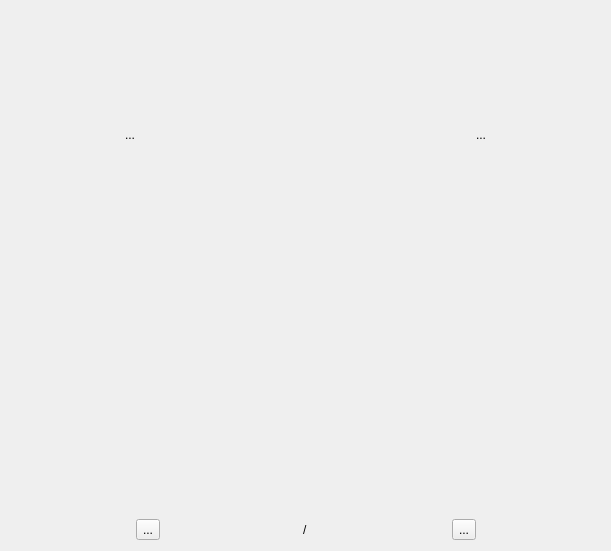
      <widget class="QWidget" name="tab_6">
       <attribute name="title">
        <string>Page</string>
       </attribute>
       <layout class="QHBoxLayout" name="horizontalLayout_6">
        <item>
         <layout class="QVBoxLayout" name="verticalLayout_6">
          <item>
           <spacer name="verticalSpacer_6">
            <property name="orientation">
             <enum>Qt::Vertical</enum>
            </property>
            <property name="sizeHint" stdset="0">
             <size>
              <width>20</width>
              <height>40</height>
             </size>
            </property>
           </spacer>
          </item>
          <item>
           <widget class="QLabel" name="check_descript">
            <property name="font">
             <font>
              <family>メイリオ</family>
              <pointsize>15</pointsize>
              <weight>75</weight>
              <bold>true</bold>
             </font>
            </property>
            <property name="layoutDirection">
             <enum>Qt::RightToLeft</enum>
            </property>
            <property name="text">
             <string/>
            </property>
            <property name="alignment">
             <set>Qt::AlignCenter</set>
            </property>
           </widget>
          </item>
          <item>
           <spacer name="verticalSpacer_11">
            <property name="orientation">
             <enum>Qt::Vertical</enum>
            </property>
            <property name="sizeHint" stdset="0">
             <size>
              <width>20</width>
              <height>40</height>
             </size>
            </property>
           </spacer>
          </item>
          <item>
           <layout class="QHBoxLayout" name="horizontalLayout_12">
            <item>
             <spacer name="horizontalSpacer_16">
              <property name="orientation">
               <enum>Qt::Horizontal</enum>
              </property>
              <property name="sizeHint" stdset="0">
               <size>
                <width>40</width>
                <height>20</height>
               </size>
              </property>
             </spacer>
            </item>
            <item>
             <widget class="QToolButton" name="prev">
              <property name="text">
               <string>...</string>
              </property>
              <property name="icon">
               <iconset resource="resource.qrc">
                <normaloff>:/icon/back_arrow_icon.png</normaloff>:/icon/back_arrow_icon.png</iconset>
              </property>
              <property name="iconSize">
               <size>
                <width>40</width>
                <height>40</height>
               </size>
              </property>
              <property name="autoRaise">
               <bool>true</bool>
              </property>
             </widget>
            </item>
            <item>
             <spacer name="horizontalSpacer_17">
              <property name="orientation">
               <enum>Qt::Horizontal</enum>
              </property>
              <property name="sizeHint" stdset="0">
               <size>
                <width>40</width>
                <height>20</height>
               </size>
              </property>
             </spacer>
            </item>
            <item>
             <spacer name="horizontalSpacer_21">
              <property name="orientation">
               <enum>Qt::Horizontal</enum>
              </property>
              <property name="sizeHint" stdset="0">
               <size>
                <width>40</width>
                <height>20</height>
               </size>
              </property>
             </spacer>
            </item>
            <item>
             <spacer name="horizontalSpacer_19">
              <property name="orientation">
               <enum>Qt::Horizontal</enum>
              </property>
              <property name="sizeHint" stdset="0">
               <size>
                <width>40</width>
                <height>20</height>
               </size>
              </property>
             </spacer>
            </item>
            <item>
             <widget class="QToolButton" name="next">
              <property name="text">
               <string>...</string>
              </property>
              <property name="icon">
               <iconset resource="resource.qrc">
                <normaloff>:/icon/forward_arrow_icon.png</normaloff>:/icon/forward_arrow_icon.png</iconset>
              </property>
              <property name="iconSize">
               <size>
                <width>40</width>
                <height>40</height>
               </size>
              </property>
              <property name="autoRaise">
               <bool>true</bool>
              </property>
             </widget>
            </item>
            <item>
             <spacer name="horizontalSpacer_18">
              <property name="orientation">
               <enum>Qt::Horizontal</enum>
              </property>
              <property name="sizeHint" stdset="0">
               <size>
                <width>40</width>
                <height>20</height>
               </size>
              </property>
             </spacer>
            </item>
           </layout>
          </item>
          <item>
           <spacer name="verticalSpacer_12">
            <property name="orientation">
             <enum>Qt::Vertical</enum>
            </property>
            <property name="sizeHint" stdset="0">
             <size>
              <width>20</width>
              <height>40</height>
             </size>
            </property>
           </spacer>
          </item>
          <item>
           <widget class="QLabel" name="checkLabel">
            <property name="sizePolicy">
             <sizepolicy hsizetype="Expanding" vsizetype="Expanding">
              <horstretch>0</horstretch>
              <verstretch>0</verstretch>
             </sizepolicy>
            </property>
            <property name="minimumSize">
             <size>
              <width>589</width>
              <height>282</height>
             </size>
            </property>
            <property name="text">
             <string/>
            </property>
            <property name="alignment">
             <set>Qt::AlignCenter</set>
            </property>
           </widget>
          </item>
          <item>
           <spacer name="verticalSpacer_13">
            <property name="orientation">
             <enum>Qt::Vertical</enum>
            </property>
            <property name="sizeHint" stdset="0">
             <size>
              <width>20</width>
              <height>40</height>
             </size>
            </property>
           </spacer>
          </item>
          <item>
           <layout class="QHBoxLayout" name="horizontalLayout_3">
            <item>
             <spacer name="horizontalSpacer_8">
              <property name="orientation">
               <enum>Qt::Horizontal</enum>
              </property>
              <property name="sizeHint" stdset="0">
               <size>
                <width>40</width>
                <height>20</height>
               </size>
              </property>
             </spacer>
            </item>
            <item>
             <widget class="QToolButton" name="ignore">
              <property name="text">
               <string>...</string>
              </property>
              <property name="icon">
               <iconset resource="resource.qrc">
                <normaloff>:/icon/vcsconflicting_93497.png</normaloff>:/icon/vcsconflicting_93497.png</iconset>
              </property>
              <property name="iconSize">
               <size>
                <width>40</width>
                <height>40</height>
               </size>
              </property>
             </widget>
            </item>
            <item>
             <spacer name="horizontalSpacer_20">
              <property name="orientation">
               <enum>Qt::Horizontal</enum>
              </property>
              <property name="sizeHint" stdset="0">
               <size>
                <width>40</width>
                <height>20</height>
               </size>
              </property>
             </spacer>
            </item>
            <item>
             <widget class="QLabel" name="numerator">
              <property name="text">
               <string/>
              </property>
             </widget>
            </item>
            <item>
             <widget class="QLabel" name="label_23">
              <property name="text">
               <string>/</string>
              </property>
             </widget>
            </item>
            <item>
             <widget class="QLabel" name="denominator">
              <property name="text">
               <string/>
              </property>
             </widget>
            </item>
            <item>
             <spacer name="horizontalSpacer_7">
              <property name="orientation">
               <enum>Qt::Horizontal</enum>
              </property>
              <property name="sizeHint" stdset="0">
               <size>
                <width>40</width>
                <height>20</height>
               </size>
              </property>
             </spacer>
            </item>
            <item>
             <widget class="QToolButton" name="apply">
              <property name="text">
               <string>...</string>
              </property>
              <property name="icon">
               <iconset resource="resource.qrc">
                <normaloff>:/icon/vcsnormal_93488.png</normaloff>:/icon/vcsnormal_93488.png</iconset>
              </property>
              <property name="iconSize">
               <size>
                <width>40</width>
                <height>40</height>
               </size>
              </property>
             </widget>
            </item>
            <item>
             <spacer name="horizontalSpacer_10">
              <property name="orientation">
               <enum>Qt::Horizontal</enum>
              </property>
              <property name="sizeHint" stdset="0">
               <size>
                <width>40</width>
                <height>20</height>
               </size>
              </property>
             </spacer>
            </item>
           </layout>
          </item>
         </layout>
        </item>
       </layout>
      </widget>
